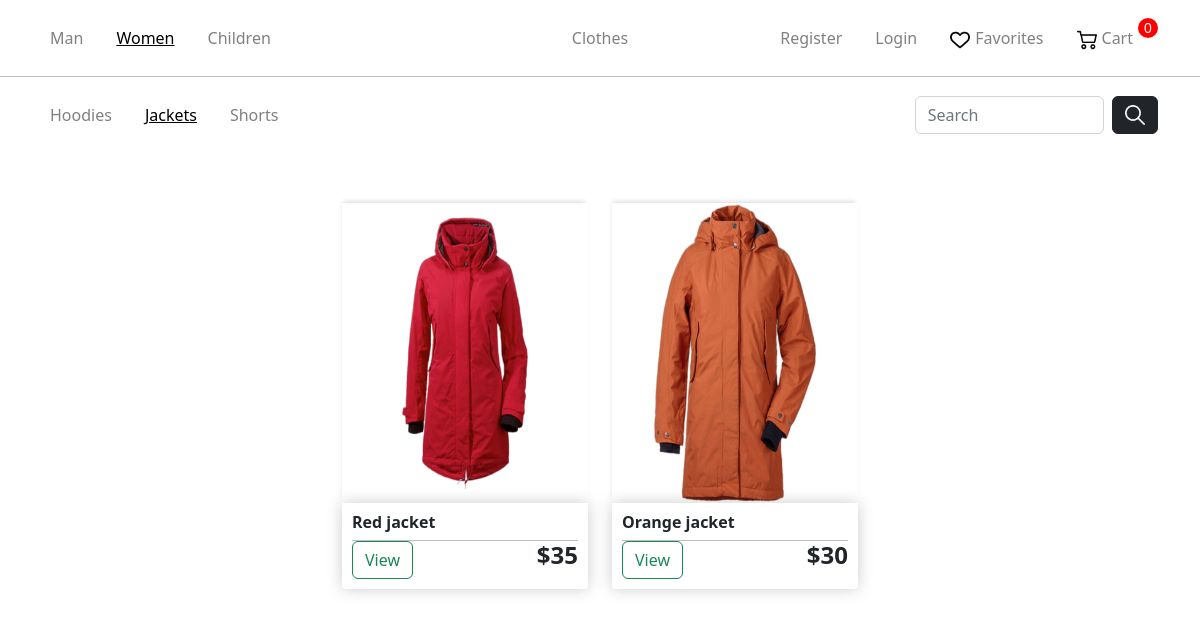
The page /category/women/jackets on the database its author committed.
### store/models.py (models this page shows, shortened)
class Gender(models.Model):
    name = models.CharField(max_length=100, db_index=True)
    slug = models.SlugField(max_length=255, unique=True, db_index=True)
    categories_id = models.ManyToManyField('Category')
    def get_absolute_url(self):
        return reverse('gender', kwargs={'gender_slug': self.slug})

class Category(models.Model):
    name = models.CharField(max_length=100, db_index=True)
    slug = models.SlugField(max_length=255, unique=True, db_index=True)

class Product(models.Model):
    AVAILABILITY =(
        ('Y', 'В наличии'),
        ('N', 'Нет в наличии'),
    )
    name = models.CharField(max_length=255)
    slug = models.SlugField(max_length=255, unique=True, db_index=True)
    description = models.TextField(blank=True)
    discount = models.BooleanField(default=False)
    price = models.IntegerField()
    price_discount = models.IntegerField(blank=True)
    photo = models.ImageField(upload_to="photos")
    availability = models.CharField(max_length=1,choices = AVAILABILITY,default = '')
    cat = models.ForeignKey('Category', on_delete=models.PROTECT)
    gender = models.ForeignKey('Gender', on_delete=models.PROTECT)
    sizes = models.ManyToManyField('Size')

### store/views.py (the view)
# urls.py: path('category/<slug:gender_slug>/<slug:category_slug>',views.category, name="category"),
def category(request, gender_slug,category_slug):
    search_input = request.GET.get('search_area')
    gender = Gender.objects.get(slug=gender_slug)
    cat = Category.objects.get(slug=category_slug)
    cats = gender.categories_id.all()
    if search_input:
        products = Product.objects.filter(gender=gender, cat=cat, name__icontains=search_input)
    else:
        products = Product.objects.filter(gender=gender, cat=cat)
    context = {
            "cats": cats,
            "products" : products,
    }
    context = get_user_context(context,request)
    context["gender_selected"] = gender
    context["cat_selected"] = cat
    return render(request, 'store/category.html', context)

### store/templatetags/store_tags.py (called while the page is built)
@register.simple_tag(name='getcatsurl')
def get_categoriesURL(gender, cat):
    return reverse('category', kwargs={'category_slug': cat.slug, 'gender_slug': gender.slug})

### store/utils.py (called while the page is built)
def get_user_context(dict,request):
    context = dict
    genders = Gender.objects.all()
    ordered = 1
    if not request.user.is_authenticated:
        ordered = 0
    else:
        order_qs = Order.objects.filter(user=request.user, ordered=False)
        if order_qs.exists():
            context["order"] = order_qs[0]
        else:
            ordered = 0
    context["genders"] = genders
    context["gender_selected"] = -1
    context["cat_selected"] = -1
    context["ordered"] = ordered
    return context

### store/templates/store/category.html (shortened to what this page needs)
{% extends 'store/layout.html' %}
{% load static %}
{% load store_tags %}
{% block categories %}
    <nav class="navbar navbar-expand-sm navbar-dark sec-nav">
    <div class="container justify-content-center">
        <ul class="nav navbar-nav w-100 flex-nowrap">
	        {% for cat in cats%}
	            <li class="nav-item active">
		        {%if cat == cat_selected%}
		            <p class="nav-link-selected lk" >{{cat.name}}</p>
		        {%else%}
		            {% getcatsurl gender=gender_selected cat=cat as URL%}
                    <a class="nav-link lk" href="{{URL}}" >{{cat.name}}</a>
		        {%endif%}
		    {% endfor %}
	            </li>
        </ul>
        <form class="d-flex" role="search" id="search-form">
        <input class="form-control search-input me-2" type="search" placeholder="Search" aria-label="Search" name ="search_area" value="{{ search_input }}">
        <button type="submit" class="btn btn-dark"><img src="../../static/store/img/loupe.png" alt="Loupe Icon"></button>
        </form>
    </div>
    </nav>
{% endblock %}
{% block content %}
    <link rel="stylesheet" href="{% static 'store/css/CategoriesCartCheckout.css' %}">
	<div style="display: flex; flex-wrap: wrap; width: 90%; margin: 50px auto;" class="row">
		{%for product in products%}
		<div style="width: 274px; height: 300px; flex-basis: 25%; max-width: 274px; margin-bottom: 112px;" class="col-lg-4">
			<img style="height: 300px;" class="thumbnail" src="{{product.photo.url}}">
			<div class="box-element product">
				<h6><strong>{{product.name}}</strong></h6>
				<hr>
				<a class="btn btn-outline-success" href="{% url 'product' product_slug=product.slug %}">View</a>
				<h4 style="display: inline-block; float: right"><strong>${{product.price}}</strong></h4>
			</div>
		</div>
		{%endfor%}
	</div>
{% endblock %}

### store/templates/store/layout.html (shortened to what this page needs)
{% load static %}
<!doctype html>
<html lang="en">
<head>
    <link rel="stylesheet" href="https://cdn.jsdelivr.net/npm/bootstrap@5.2.3/dist/css/bootstrap.min.css">
    <link rel="stylesheet" href="{% static 'store/css/main.css' %}">
</head>
<body>
    <nav class="navbar navbar-expand-sm navbar-dark main-nav">
    <div class="container justify-content-center">
        <ul class="nav navbar-nav w-100 flex-nowrap">
            {% for gender in genders%}
            <li class="nav-item active">
                {%if gender == gender_selected%}
                <p class="nav-link-selected lk" >{{gender.name}}</p>
                {%else%}
                <a class="nav-link lk" href="{{gender.get_absolute_url}}">{{gender.name}}</a>
                {%endif%}
            {% endfor %}
        </ul>
        <ul class="nav navbar-nav justify-content-center">
            <li class="nav-item"><a class="nav-link" href="{% url 'main' %}">Clothes</a></li>
        </ul>
        <ul class="nav navbar-nav w-100 justify-content-end">
            {% if request.user.is_authenticated %}
            <li class="nav-item">
                <a class="nav-link lk" href="{% url 'logout' %}">Logout</a>
            </li>
            {%else%}
            <li class="nav-item">
                <a class="nav-link lk" href="{% url 'register' %}">Register</a>
            </li>
            <li class="nav-item">
                <a class="nav-link lk" href="{% url 'login' %}">Login</a>
            </li>
            {%endif%}
            <li class="nav-item">
                <a class="nav-link lk icon" href="{% url 'liked' %}"><img src="../../static/store/img/heart.png" alt="Heart Icon">Favorites</a>
            </li>
            <li class="nav-item">
                {%if not ordered%}
                    <p class="cart-total">0</p>
                {%else%}
                    <p class="cart-total">{{order.products.count}}</p>
                {%endif%}
                <a class="nav-link lk icon" href="{% url 'cart' %}"><img src="../../static/store/img/shopping-cart.png" alt="Cart Icon">Cart</a>
            </li>
        </ul>
    </div>
    </nav>
    <hr class="nav">
    {% block categories %}{% endblock %}
    {% block content %}
    {% endblock %}
</body>
</html>

### store/static/store/css/main.css (style rules this page uses)
.navbar .icon img { height: 20px; vertical-align: middle; margin-right: 5px; }
.navbar { padding: 18px; }
.navbar-expand-sm .navbar-nav .lk { padding-right: 25px; }
.navbar-nav .nav-link { color: gray; transition: color 0.2s ease-in-out; }
.navbar-nav .nav-link-selected { color:black; transition: color 0.2s ease-in-out; padding :8px 25px 8px 8px; margin-bottom :0px; text-decoration: underline; }
.navbar .cart-total { display: block; text-align: center; color: white; background-color: red; width: 20px; height: 20px; border-radius: 50%; font-size: 14px; font-family: Arial , sans-serif; float: right; }
.btn-dark { padding-top: 2px; }
.navbar .btn-dark img { height: 20px; width: 20px; vertical-align: middle; }
hr { margin: 0; color: black; }

### store/static/store/css/CategoriesCartCheckout.css (style rules this page uses)
.box-element { box-shadow:hsl(0, 0%, 80%) 0 0 16px; background-color: white; border-radius: 4px; padding: 10px; }
.thumbnail { width: 100%; height: 200px; -webkit-box-shadow: -1px -3px 5px -2px rgba(214, 214, 214); -moz-box-shadow: -1px -3px 5px -2px rgba(214, 214, 214); box-shadow: -1px -3px 5px -2px rgba(214, 214, 214); }
.product { border-radius: 0 0 4px 4px; }
.col-lg-4 { width: 23%; }
.row { display: flex; justify-content: center; align-items: center; margin-top: 20px; width: 100%; margin-left: 0; }

### rows shown on the page
Gender: name "Man"
Gender: name "Women"
Gender: name "Children"
Category: name "Hoodies"
Category: name "Jackets"
Category: name "Shorts"
Product: photo (picture), name "Red jacket", price "35"
Product: photo (picture), name "Orange jacket", price "30"
